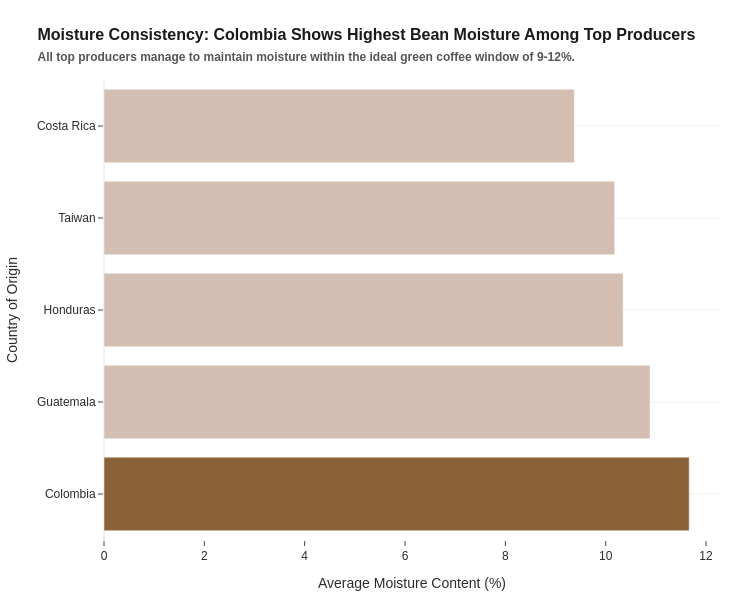

Notebook cell for this chart:
### Code cell
# 3. Moisture Content of Raw Beans Across Top 5 Origins
import pandas as pd
import plotly.express as px

# Finding the top 5 countries by number of coffee entries
top_countries = df_clean['Country of Origin'].value_counts().head(5).index.tolist()
df_top5 = df_clean[df_clean['Country of Origin'].isin(top_countries)].copy()

# Calculate the average moisture percentage for these countries
moisture_summary = df_top5.groupby('Country of Origin')['Moisture Percentage'].mean().reset_index()
moisture_summary = moisture_summary.sort_values(by='Moisture Percentage', ascending=True)

# Highlight the country with the highest average moisture
highest_moisture_country = moisture_summary.loc[moisture_summary['Moisture Percentage'].idxmax(), 'Country of Origin']
moisture_summary['Color_Group'] = moisture_summary['Country of Origin'].apply(
    lambda x: 'Highest Moisture' if x == highest_moisture_country else 'Other'
)

#Create a clean, horizontal bar chart
fig3 = px.bar(
    moisture_summary,
    x='Moisture Percentage',
    y='Country of Origin',
    orientation='h',
    color='Color_Group',
    color_discrete_map={'Other': "#d4bdb1", 'Highest Moisture': '#8c6239'},
    labels={'Moisture Percentage': 'Average Moisture Content (%)', 'Country of Origin': 'Country of Origin'}
)

fig3.update_layout(
    title=f"<b>Moisture Consistency:</b> {highest_moisture_country} Shows Highest Bean Moisture Among Top Producers<br><span style='font-size:12px; color:#555;'>All top producers manage to maintain moisture within the ideal green coffee window of 9-12%.</span>",
    showlegend=False,
    yaxis=dict(autorange="reversed"),
    width=750,
    height=600
)

fig3.show()

### Figure 1 — Plotly figure (JSON) as saved in the notebook; plotly's stock layout.template omitted (floating-point values rounded to 4 significant figures)
{"data": [{"hovertemplate": "Color_Group=Other<br>Average Moisture Content (%)=%{x}<br>Country of Origin=%{y}<extra></extra>", "legendgroup": "Other", "marker": {"color": "#d4bdb1", "pattern": {"shape": ""}}, "name": "Other", "orientation": "h", "showlegend": true, "textposition": "auto", "type": "bar", "x": [9.375, 10.18, 10.35, 10.88], "xaxis": "x", "y": ["Costa Rica", "Taiwan", "Honduras", "Guatemala"], "yaxis": "y"}, {"hovertemplate": "Color_Group=Highest Moisture<br>Average Moisture Content (%)=%{x}<br>Country of Origin=%{y}<extra></extra>", "legendgroup": "Highest Moisture", "marker": {"color": "#8c6239", "pattern": {"shape": ""}}, "name": "Highest Moisture", "orientation": "h", "showlegend": true, "textposition": "auto", "type": "bar", "x": [11.66], "xaxis": "x", "y": ["Colombia"], "yaxis": "y"}], "layout": {"barmode": "relative", "height": 600, "legend": {"title": {"text": "Color_Group"}, "tracegroupgap": 0}, "showlegend": false, "title": {"text": "<b>Moisture Consistency:</b> Colombia Shows Highest Bean Moisture Among Top Producers<br><span style='font-size:12px; color:#555;'>All top producers manage to maintain moisture within the ideal green coffee window of 9-12%.</span>"}, "width": 750, "xaxis": {"anchor": "y", "domain": [0, 1], "title": {"text": "Average Moisture Content (%)"}}, "yaxis": {"anchor": "x", "autorange": "reversed", "domain": [0, 1], "title": {"text": "Country of Origin"}}}}
